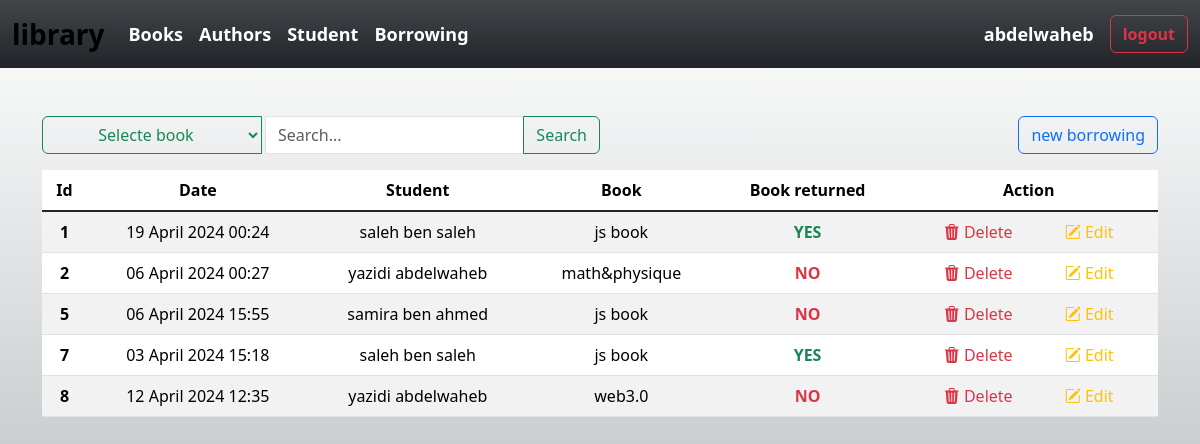
The page / (signed in) on the database its author committed.
### users/models.py (models this page shows)
class Users(models.Model):
    info = models.OneToOneField(User,null=False,on_delete=models.CASCADE)
    reset_password_token = models.CharField(max_length=50,default="",blank=True)
    reset_password_expire = models.DateTimeField(null=True,blank=True)
    active = models.BooleanField(default=True,null=False)

### borrowing/models.py (models this page shows)
class Borrowing(models.Model):
    student_id =models.ForeignKey(to=Student,on_delete=models.CASCADE)
    book_id = models.ForeignKey(to=Book,on_delete=models.CASCADE)
    date_borrowing =models.DateTimeField(null=False)
    book_returned = models.BooleanField(null=False,default=False)

### student/models.py (models this page shows)
class Student(models.Model):
    name = models.TextField(max_length=30,null=False)
    surname = models.TextField(max_length=30,null=False)

### book/models.py (models this page shows)
class Book(models.Model):
    title = models.TextField(max_length=150,null=False)

### borrowing/views.py (the view, shortened to what this page needs)
# urls.py: path('', index, name='borrowing'),
@login_required
def index (req):
    user=Users.objects.get(info__username=req.user.username)
    data = Borrowing.objects.all()
    books =Book.objects.all()
    x={
        "borrowings" : data,
        'user':user,
        'books':books
    }
    return render(req,'borrowing/index.html',x)

### templates/borrowing/index.html (shortened to what this page needs)
{% extends  'index.html' %}
{% block body %}
<div class="w-100 mb-3 d-flex justify-content-between">
    <form class="input-group w-50" method="get">
      <select class="btn btn-outline-success me-1" name="book">
        <option class="fw-bold bg-white text-dark" value="all"> Selecte book </option>
      </select>
        <input type="text" value="{{search}}" name="search" style="box-shadow: none;" class="form-control" placeholder="Search..." aria-label="Recipient's username" aria-describedby="basic-addon2">
        <button type="submit" class="btn btn-outline-success" id="basic-addon2">Search</button>
    </form>
    <a class="btn  btn-outline-primary" href="{% url 'new_borrowing' %}">new borrowing</a>
</div>
<table class="table table-striped table-hover">
    <thead>
      <tr>
        <th scope="col">Id</th>
        <th scope="col">Date</th>
        <th scope="col">Student</th>
        <th scope="col">Book</th>
        <th scope="col">Book returned</th>
        <th scope="col">Action</th>
      </tr>
    </thead>
    <tbody class="table-group-divider">
        {% for i in borrowings %}
      <tr>
        <th scope="row">{{i.id}}</th>
        <td>{{i.date_borrowing | date:'d F Y H:i'}}</td>
        <td>{{i.student_id.name}}  {{i.student_id.surname}}</td>
        <td>{{i.book_id.title}}</td>
        <td>
          {% if i.book_returned == True %}
          <span class="text-success fw-bold">YES</span>
          {% else %}
          <span class="text-danger fw-bold">NO</span>
          {% endif %}
        </td>
        <td>
          <a class="text-danger me-5" onclick="return confirm('vous etez sur  de supremer')" href="{% url 'delete_borrowing' i.id %}"><i class="bi bi-trash3-fill"></i> Delete</a>
          <a class="text-warning" href="{% url 'edit_borrowing' i.id %}"><i class="bi bi-pencil-square"></i> Edit</a>
        </td>
      </tr>
      {% endfor %}
    </tbody>
  </table>
{% endblock %}

### templates/index.html (shortened to what this page needs)
<!DOCTYPE html>
<html lang="en">
<head>
    <link href="https://cdn.jsdelivr.net/npm/bootstrap@5.3.3/dist/css/bootstrap.min.css" rel="stylesheet">
    <link rel="stylesheet" href="https://cdn.jsdelivr.net/npm/bootstrap-icons@1.11.3/font/bootstrap-icons.min.css">
  </head>
<body>
    <nav class="navbar navbar-expand-lg bg-gradient bg-dark">
        <div class="container-fluid">
          <a class="navbar-brand fw-bold fs-3" href=" {% url 'home' %} ">library</a>
          <div class="collapse navbar-collapse" id="navbarSupportedContent">
            <ul class="navbar-nav me-auto mb-2 mb-lg-0">
              <li class="nav-item">
                <a class="nav-link" href="{% url 'book' %}">Books</a>
              </li>
              <li class="nav-item">
                <a class="nav-link" href="{% url 'author' %}">Authors</a>
              </li>
              <li class="nav-item">
                <a class="nav-link " href="{% url 'student' %}" >Student</a>
              </li>
              <li class="nav-item">
                <a class="nav-link " href="{% url 'borrowing' %}" >Borrowing</a>
              </li>
            </ul>
            <div class="d-flex align-items-center" >
              {% if user.info.is_authenticated == True %}
              {% if user.info.last_name or user.info.first_name %}
              <a class="nav-link text-white title" data-text="Profile" href="{% url 'profile' %}">{{user.info.first_name}}  {{user.info.last_name}}</a>
              {%else%}
              <a class="nav-link text-white title" data-text="Profile" href="{% url 'profile' %}">{{user.info.username}}</a>
              {%endif%}
              <a  class="ms-3 btn fw-bold btn-outline-danger" href="{% url 'logout' %}">logout</a>
              {%else%}
              <a  class="btn fw-bold btn-outline-success" href="{% url 'signin' %}">Sign in</a>
              {%endif%}
            </div>
          </div>
        </div>
      </nav>
      <div class="container mt-5">
        {% block body %}
        {% endblock %}
      </div>
</body>
</html>

### templates/index.html (style rules this page uses)
a { text-decoration: none; }
th,td { text-align: center; }
.nav-link { color: #fff; font-weight: 600; font-size: large; }
body { min-height: 100vh; background: linear-gradient(rgb(255, 255, 255),rgb(161, 167, 170)); }

### rows shown on the page
Users: info.username "abdelwaheb"
Borrowing: id "1", date_borrowing "19 April 2024 00:24", student_id.name "saleh", student_id.surname "ben saleh", book_id "js book", book_returned "YES"
Borrowing: id "2", date_borrowing "06 April 2024 00:27", student_id.name "yazidi", student_id.surname "abdelwaheb", book_id "math&physique", book_returned "NO"
Borrowing: id "5", date_borrowing "06 April 2024 15:55", student_id.name "samira", student_id.surname "ben ahmed", book_id "js book", book_returned "NO"
Borrowing: id "7", date_borrowing "03 April 2024 15:18", student_id.name "saleh", student_id.surname "ben saleh", book_id "js book", book_returned "YES"
Borrowing: id "8", date_borrowing "12 April 2024 12:35", student_id.name "yazidi", student_id.surname "abdelwaheb", book_id "web3.0", book_returned "NO"
